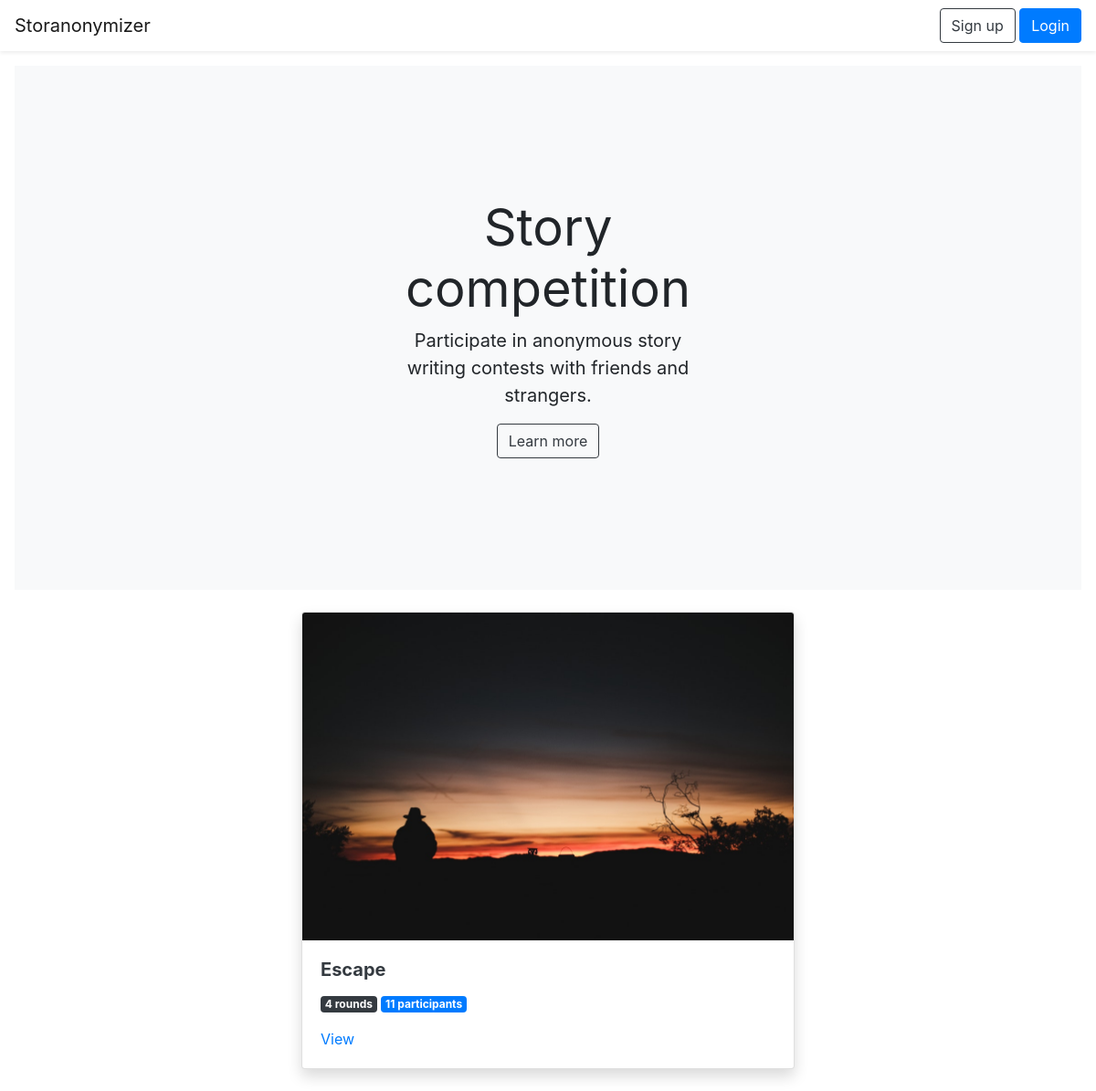
The page / on the database its author committed.
### storanonymizer/models.py (models this page shows, shortened)
class Story(db.Model):
	id = db.Column(db.Integer, primary_key=True)
	code = db.Column(db.String(), unique=True)
	name = db.Column(db.String())
	user_id = db.Column(db.Integer, db.ForeignKey("user.id"))
	rounds = db.relationship("Round", backref="story", lazy="select")

### storanonymizer/views.py (the view)
@app.route("/")
def index():
	stories = models.Story.query.all()
	for s in stories:
		contributors = []
		for r in s.rounds:
			for c in r.contributions:
				if c.author_id not in contributors:
					contributors.append(c.author_id)
		s.contributors = contributors
	return render_template("home.html", stories=stories)

### storanonymizer/templates/home.html
{% extends "base.html" %}
{% block content %}
{% if current_user.is_authenticated %}
<div class="position-relative overflow-hidden p-3 p-md-5 m-md-3 text-center bg-light">
	<div class="col-md-6 p-lg-5 mx-auto my-2">
		<h3>Welcome back, {{ current_user.name }}</h3>
		<p class="font-weight-normal">You can create a new story or contribute to one of the existing stories.</p>
		<a class="btn btn-success" href="{{ url_for('new_story') }}">Create new story</a>
	</div>
</div>
{% else %}
<div class="position-relative overflow-hidden p-3 p-md-5 m-md-3 text-center bg-light">
	<div class="col-md-5 p-lg-5 mx-auto my-5">
		<h1 class="display-4 font-weight-normal">Story competition</h1>
		<p class="lead font-weight-normal">Participate in anonymous story writing contests with friends and strangers.</p>
		<a class="btn btn-outline-dark" href="#">Learn more</a>
	</div>
</div>
{% endif %}
<div class="container mt-4">
	<div class="row justify-content-center">
		{% for s in stories %}
		<div class="col-12 col-md-6 mb-4">
			<div class="card shadow">
				<a href="{{ url_for('story', story_code=s.code) }}"><img class="card-img-top" src="{{ url_for('static', filename=s.name + '.jpeg') }}"></a>
				<div class="card-body">
					<h5 class="card-title"><a class="text-dark font-weight-bold" href="{{ url_for('story', story_code=s.code) }}">{{ s.name }}</a></h5>
					<p class="card-text"><span class="badge badge-dark">{{ s.rounds|length }} rounds</span> <span class="badge badge-primary">{{ s.contributors|length }} participants</span></p>
					<a href="{{ url_for('story', story_code=s.code) }}" class="card-link">View</a>
				</div>
			</div>
		</div>
		{% endfor %}
	</div>
</div>
{% endblock %}

### rows shown on the page
Story: name (picture), name "Escape", rounds|length "4", contributors|length "11"
